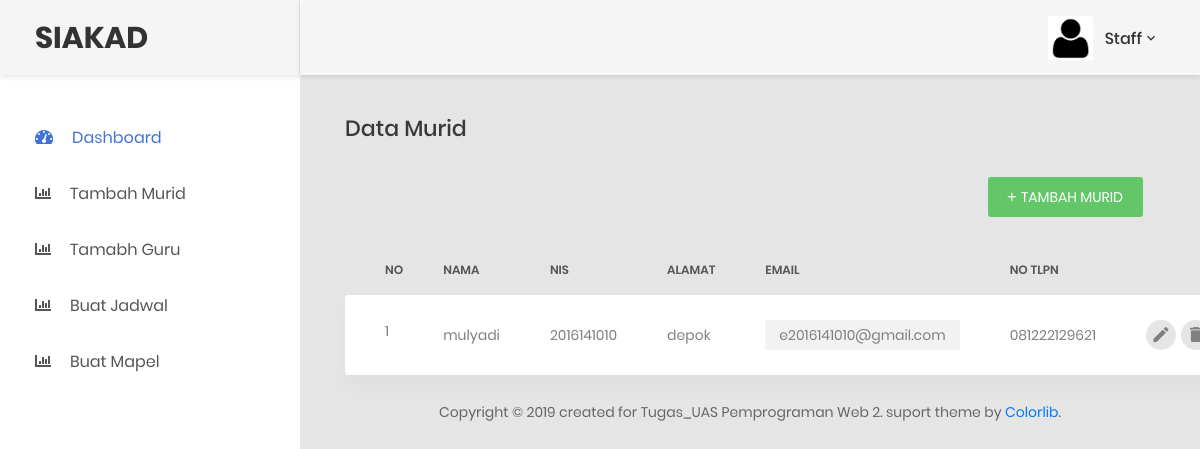
Before: /staff/tambah_murid.php (signed in) with the older database file.
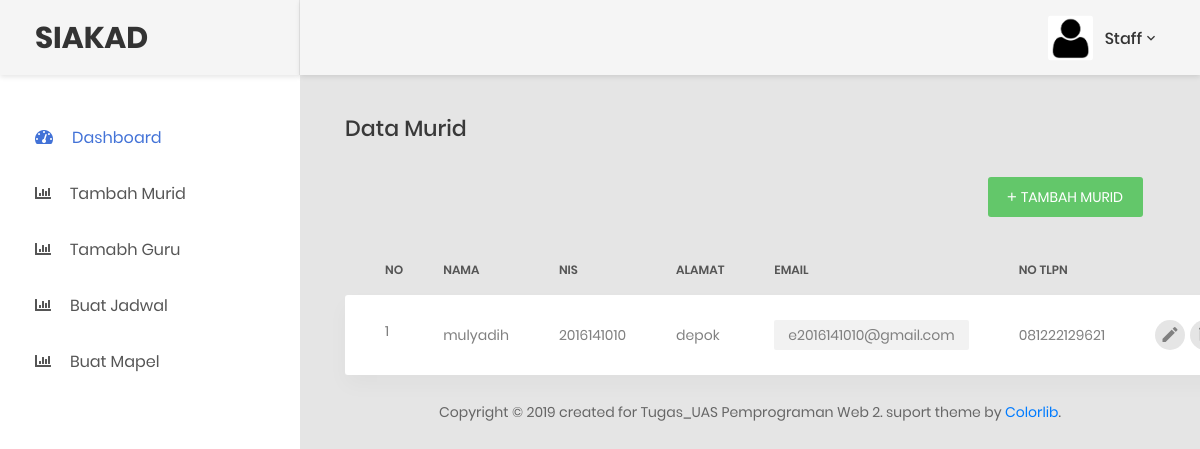
After: the same page with the newer database file.
### tables this page shows
CREATE TABLE `murid` (
  `nis` varchar(12) NOT NULL,
  `nama` varchar(100) NOT NULL,
  `password` varchar(255) NOT NULL,
  `alamat` varchar(200) NOT NULL,
  `email` varchar(100) NOT NULL,
  `notlpn` varchar(13) NOT NULL
);

### staff/tambah_murid.php (the view, shortened to what this page needs)
<?php
    include('../template/header.php');
?>
<div class="row">
    <div class="col-md-12">
        <h3 class="title-5 m-b-35">Data Murid</h3>
        <div class="table-data__tool">
            <div class="table-data__tool-left">
                </div>
            <div class="table-data__tool-right">
                <button class="au-btn au-btn-icon au-btn--green au-btn--small" data-toggle="modal" data-target="#exampleModal">
                    <i class="zmdi zmdi-plus"></i>Tambah Murid</button>
            </div>
        </div>
        <div class="table-responsive table-responsive-data2">
            <table class="table table-data2">
                <thead>
                    <tr>
                        <th>No</th>
                        <th>Nama</th>
                        <th>NIS</th>
                        <th>Alamat</th>
                        <th>Email</th>
                        <th>No Tlpn</th>
                        <th></th>
                    </tr>
                </thead>
                <tbody>
                    <?php
                    include('../koneksi.php');
                    $no=1;
                    $sql="select * from murid ";
                    $query = mysqli_query($koneksi,$sql);
                    while($hasil = mysqli_fetch_array($query)){
                    ?>
                    <tr class="tr-shadow">
                        <td> <?= $no; ?> </td>
                        <td><?= $hasil['nama'];?></td>
                        <td><?= $hasil['nis'];?></td>
                        <td ><?= $hasil['alamat'];?></td>
                        <td>
                            <span class="block-email"><?= $hasil['email'];?></span>
                        </td>
                        <td><?= $hasil['notlpn'];?></td>
                        <td>
                            <div class="table-data-feature">
                                <button class="item" data-toggle="modal" data-target="#edit<?= $hasil['nis'];?>" data-placement="top" title="Ubah">
                                    <i class="zmdi zmdi-edit"></i>
                                </button>
                                <button class="item" data-toggle="modal" data-target="#hapus<?= $hasil['nis'];?>" data-placement="top" title="Hapus">
                                    <i class="zmdi zmdi-delete"></i>
                                </button>
                            </div>
                        </td>
                    </tr>
                    <tr class="spacer"></tr>
                <?php $no++; } ?>
                </tbody>
            </table>
        </div>
    </div>
</div>
<?php include('../template/footer1.php'); ?>
<?php include('../template/footer.php'); ?>

Changed rows visible on the page:
changed murid "depok": nama "mulyadi" → "mulyadih"
